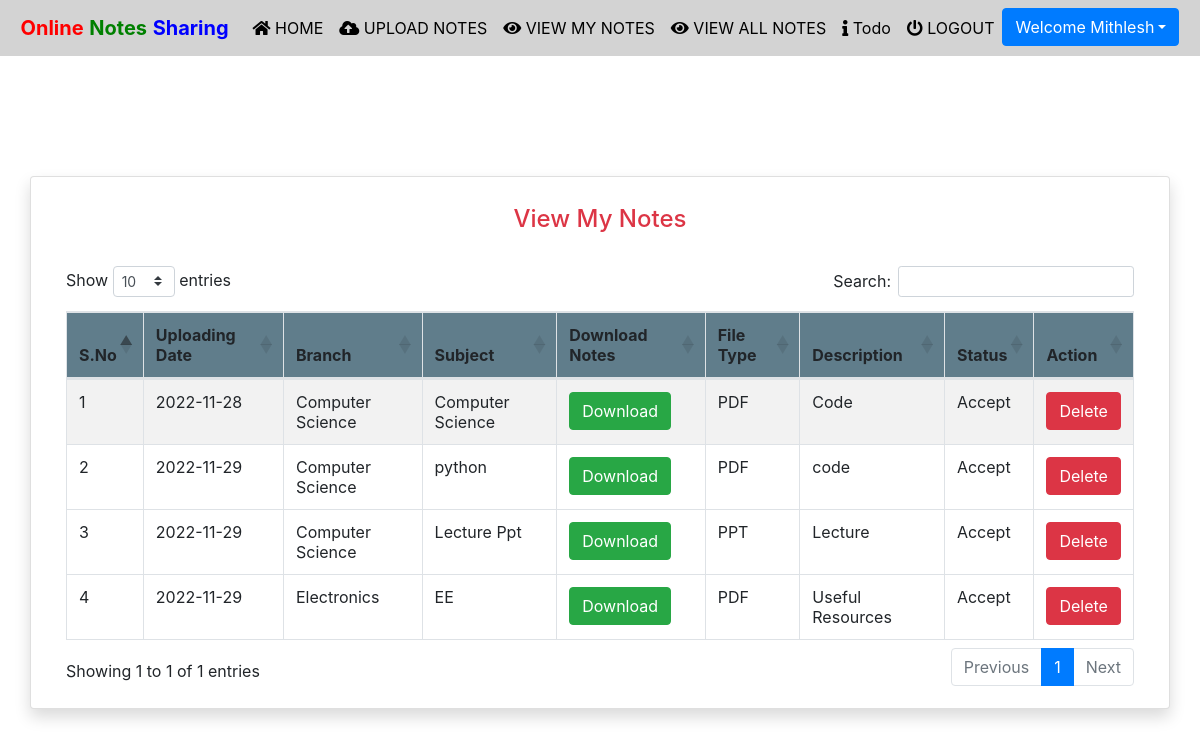
The page /view_mynotes (signed in) on the database its author committed.
### notes/models.py (models this page shows, shortened)
class Notes(models.Model):
    user = models.ForeignKey(User,on_delete=models.CASCADE)
    uploadingdate = models.CharField(max_length=30)
    branch = models.CharField(max_length=30)
    subject = models.CharField(max_length=30)
    notesfile = models.FileField(null=True)
    filetype = models.CharField(max_length=30)
    description = models.CharField(max_length=200, null=True)
    status = models.CharField(max_length=15)

### notes/views.py (the view)
# urls.py: path('view_mynotes', view_mynotes, name='view_mynotes'),
def view_mynotes(request):
    if not request.user.is_authenticated:
        return redirect('login')
    user = User.objects.get(id=request.user.id)
    notes = Notes.objects.filter(user = user)
    d = {'notes':notes}
    return render(request,'view_mynotes.html',d)

### notes/templates/view_mynotes.html (shortened to what this page needs)
{% extends 'usernavigation.html'%}
{% load static %}
{% block body %}
<div class="container card shadow mt-5">
	<div class="card-body">
  <h1 class="text-success text-center"></h1>
            <h4 class="text-center text-danger">View My Notes</h4>
			<br>
			<table id="example" class="table table-striped table-bordered" style="width:100%">
				<thead style="background-color : #607d8b;">
					<tr>
						<th>S.No</th>
						<th>Uploading Date</th>
						<th>Branch</th>
						<th>Subject</th>
						<th>Download Notes</th>
						<th>File Type</th>
						<th>Description</th>
						<th>Status</th>
						<th>Action</th>
					</tr>
				</thead>
				{% for i in notes %}
				<tbody>
				<tr>
                  <td>{{forloop.counter}}</td>
					<td>{{i.uploadingdate}}</td>
					<td>{{i.branch}}</td>
					<td>{{i.subject}}</td>
					<td><a href="{{i.notesfile.url}}" class="btn btn-success" download>Download</a></td>
					<td>{{i.filetype}}</td>
					<td>{{i.description}}</td>
					<td>{{i.status}}</td>
					<td><a href="{% url 'delete_mynotes' i.id %}" class="btn btn-danger" onclick="return confirm('Are your sure to Delete ?')">Delete</a></td>
                </tr>
				{% endfor %}
				</tbody>
	</table>
</div>
</div>
{% endblock %}

### notes/templates/usernavigation.html (shortened to what this page needs)
<html lang="en">
<head>
  {% load static %}
  <link rel="stylesheet" href="https://maxcdn.bootstrapcdn.com/bootstrap/4.3.1/css/bootstrap.min.css">
  <link rel="stylesheet" href="https://use.fontawesome.com/releases/v5.6.3/css/all.css">
    <link rel="stylesheet" href="{% static 'css/mystyle.css' %}">
    <link rel="stylesheet" href="https://cdnjs.cloudflare.com/ajax/libs/twitter-bootstrap/4.5.2/css/bootstrap.css">
<link rel="stylesheet" href="https://cdn.datatables.net/1.11.3/css/dataTables.bootstrap4.min.css">
</head>
<body>
 <nav class="navbar navbar-expand-sm justify-content-center" style = "background-color : lightgrey">
     <a class="navbar-brand" href=""><span style="color:red"><b>Online</b></span><span style="color:green"> <b>Notes</b> </span><span style="color:blue"><b>Sharing</b></span></a>
  <ul class="navbar-nav">
      <li class="navbar-item">
          <a class="nav-link" href="{% url 'profile' %}"><i class="fas fa-home"></i> HOME</a>
      </li>
      <li class="navbar-item">
          <a class="nav-link" href="{% url 'upload_notes' %}"><i class="fas fa-cloud-upload-alt"></i> UPLOAD NOTES</a>
      </li>
			<li class="navbar-item">
                <a class="nav-link" href="{% url 'view_mynotes' %}"><i class="fas fa-eye"></i> VIEW MY NOTES</a>
            </li>
			<li class="navbar-item">
                <a class="nav-link" href="{% url 'viewallnotes' %}"><i class="fas fa-eye"></i> VIEW ALL NOTES</a>
            </li>
			<li class="navbar-item">
                <a class="nav-link" href="{% url 'todo' %}"><i class="fas fa-info"></i> Todo</a>
            </li>
			<li class="navbar-item">
                <a class="nav-link" href="{% url 'logout' %}"><i class="fas fa-power-off"></i> LOGOUT</a>
            </li>
			<div class="dropdown">
				<button class="btn btn-primary dropdown-toggle" type="button"
					id="dropdownMenuButton" data-toggle="dropdown" aria-haspopup="true"
					aria-expanded="false">Welcome {{request.user.first_name}}</button>
			</div>
  </ul>
 </nav>
</body>
</html>
{% block body %}
{% endblock %}

### notes/static/css/mystyle.css (style rules this page uses)
.nav-link { color : black }

### rows shown on the page
Notes: uploadingdate "2022-11-28", branch "Computer Science", subject "Computer Science", filetype "PDF", description "Code", status "Accept"
Notes: uploadingdate "2022-11-29", branch "Computer Science", subject "python", filetype "PDF", description "code", status "Accept"
Notes: uploadingdate "2022-11-29", branch "Computer Science", subject "Lecture Ppt", filetype "PPT", description "Lecture", status "Accept"
Notes: uploadingdate "2022-11-29", branch "Electronics", subject "EE", filetype "PDF", description "Useful Resources", status "Accept"

### other values the page prints
{{ request.user.first_name }} "Mithlesh"
